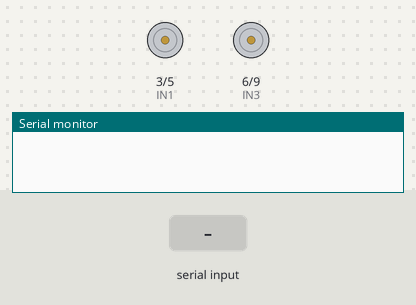
A sketch run on a simulated Arduino Uno, built with avr-gcc and run on an emulated ATmega328P. Shown: motor-driver pin pairs drawn as motors (green arrow = first pin HIGH = forward, orange = second pin HIGH = backward, longer = more drive), the last lines printed to the serial monitor. The test bench sets the inputs (shaded band).

Above: at 1.2 s.
1.3 s: byte 1 (1) received over Serial
At 1.7 s:
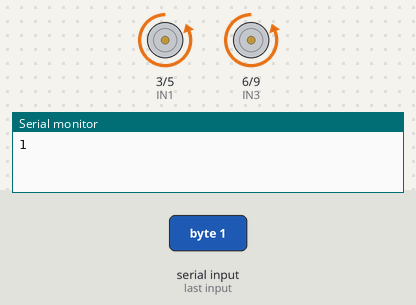
2.8 s: byte 2 (2) received over Serial
At 4.0 s:
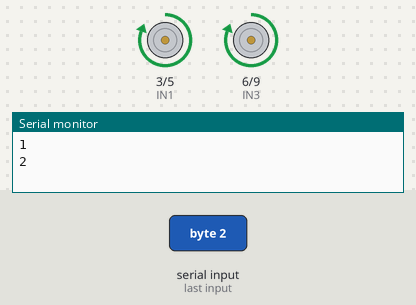
4.3 s: "1" received over Serial
At 5.2 s:
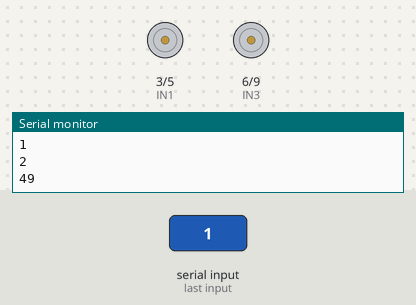
Timing chart, 0 to 7.3 s (numbered marks = the images above; inputs shaded):
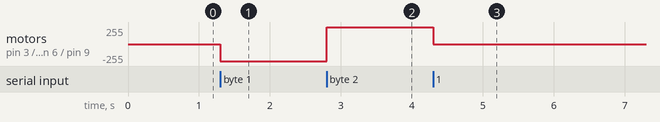

The sketch:

RC.ino
```cpp
int IN1 = 3;
int IN2 = 5;
int IN3 = 6;
int IN4 = 9;

void setup() {
  Serial.begin(9600);  // Serial start with speed 9600
  pinMode(IN1, OUTPUT);
  pinMode(IN2, OUTPUT);
  pinMode(IN3, OUTPUT);
  pinMode(IN4, OUTPUT);
}

void loop() {
  if (Serial.available()) {
    int data = Serial.read();  // قراءة البيانات القادمة من البلوتوث
    Serial.println(data);      // طباعة البيانات للتأكد من استقبالها

    switch (data) {
      case 1:  // Forward
        analogWrite(IN1, 0);
        analogWrite(IN2, 255);
        analogWrite(IN3, 0);
        analogWrite(IN4, 255);
        break;

      case 2:  // Backward
        analogWrite(IN1, 255);
        analogWrite(IN2, 0);
        analogWrite(IN3, 255);
        analogWrite(IN4, 0);
        break;

      case 3:  // Right
        analogWrite(IN1, 0);
        analogWrite(IN2, 255);
        analogWrite(IN3, 0);
        analogWrite(IN4, 64);
        break;

      case 4:  // Left
        analogWrite(IN1, 0);
        analogWrite(IN2, 64);
        analogWrite(IN3, 0);
        analogWrite(IN4, 255);
        break;

      case 5:  // Stop
        analogWrite(IN1, 0);
        analogWrite(IN2, 0);
        analogWrite(IN3, 0);
        analogWrite(IN4, 0);
        break;

      default:
        // إذا تم استقبال أي رقم غير معروف، توقف عن الحركة
        analogWrite(IN1, 0);
        analogWrite(IN2, 0);
        analogWrite(IN3, 0);
        analogWrite(IN4, 0);
        break;
    }
  }
}
```

Measured:
- after the input at 1.3 s, motor on pin 3 (IN1) / pin 5 (IN2), motor on pin 6 (IN3) / pin 9 (IN4): stopped → backward 255/255 at once
- after the input at 2.8 s, motor on pin 3 (IN1) / pin 5 (IN2), motor on pin 6 (IN3) / pin 9 (IN4): backward 255/255 → forward 255/255 at once
- after the input at 4.3 s, motor on pin 3 (IN1) / pin 5 (IN2), motor on pin 6 (IN3) / pin 9 (IN4): forward 255/255 → stopped at once
